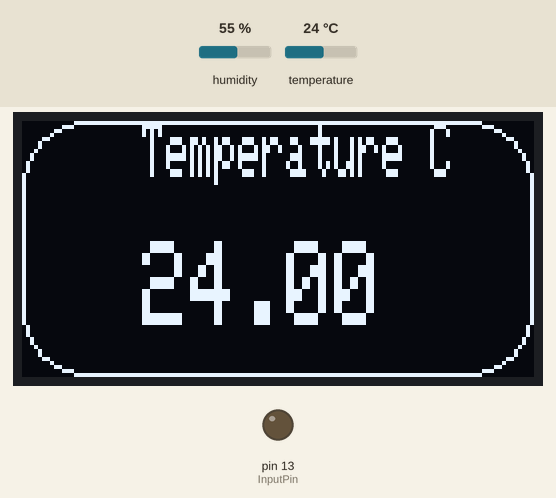
Recording of a sketch running on a simulated Arduino Uno, built for the host (arithmetic inside an expression is 32-bit, double 64-bit). Parts: 128×64 one-colour display, output pins drawn as LEDs (lit = HIGH). Inputs (shaded band) come from the test bench; at power-on: temperature 24 °C, humidity 55 %. What the sketch prints to the serial monitor is not drawn.

Above: at 1.2 s.
1.3 s: temperature set to 12 °C
At 3.0 s:
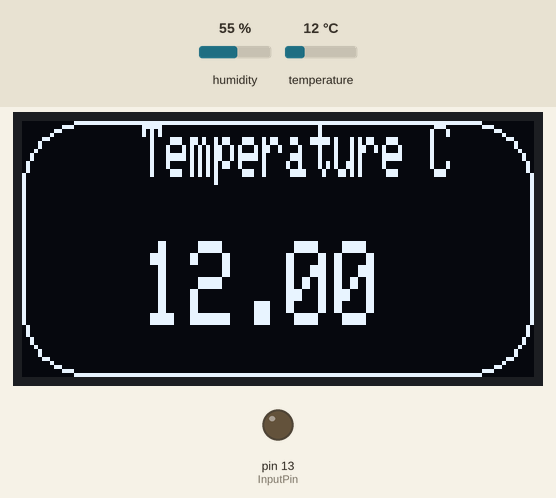
3.3 s: temperature set to 19 °C
At 4.7 s:
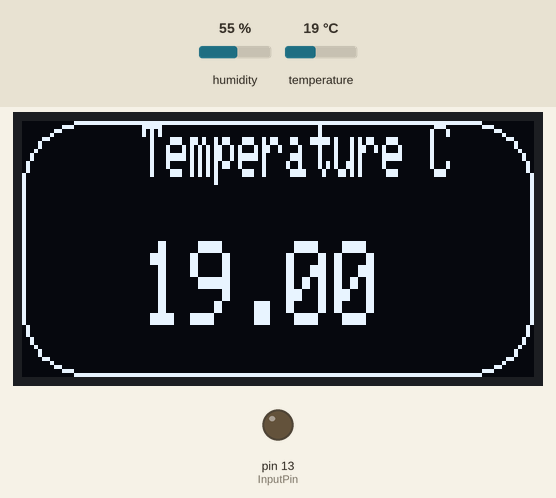
5.8 s: temperature set to 28 °C
At 7.6 s:
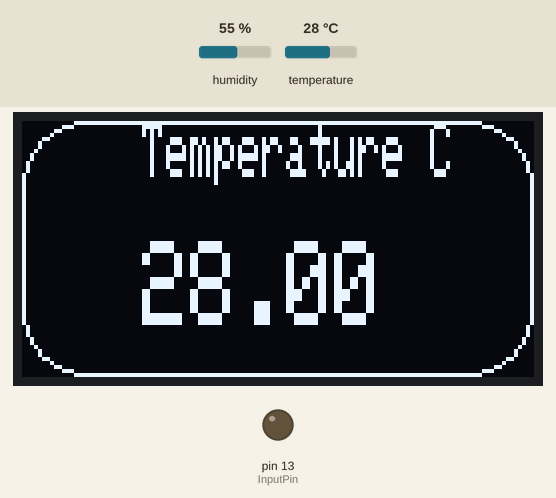
Timing chart, 0 to 9.1 s (numbered marks = the images above; inputs shaded):
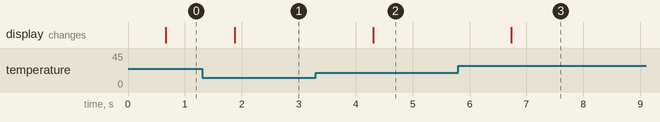

Measured:
- after the input at 1.3 s, the display: changes after 0.58 s (image 1)
- after the input at 3.3 s, the display: changes after 1.0 s (image 2)
- after the input at 5.8 s, the display: changes after 0.94 s (image 3)

The sketch:

sensorknappdisplay.ino
```cpp
#include <SPI.h>
#include <Wire.h>
#include <Adafruit_GFX.h>
#include <Adafruit_SSD1306.h>
#include <AM2320.h>

//#define SCREEN_WIDTH 128 // OLED display width, in pixels
//#define SCREEN_HEIGHT 64 // OLED display height, in pixels
#define InputPin 13

Adafruit_SSD1306 display(128, 64, &Wire,-1,400000UL,100000UL);

bool ButtonState;
float SensorTemp;
float SensorHum;

AM2320 sensor;

void setup() {
  Serial.begin(9600);
  pinMode(InputPin, INPUT);
  pinMode(LED_BUILTIN, OUTPUT);
  Wire.pins(14,12);

  display.begin(SSD1306_SWITCHCAPVCC, 0x3C);

  display.clearDisplay();

 display.setTextColor(WHITE);
 display.setTextSize(2,3);
}


void loop() {

  ButtonState = digitalRead(InputPin);
  digitalWrite(LED_BUILTIN,ButtonState);

  if (ButtonState){

  display.clearDisplay();
  display.setTextSize(1,2);
  display.setCursor(30, 0);
  display.print("Humidity %");
  display.setTextSize(2,3);
  display.setCursor(30, 30);
  display.println(SensorHum);


    for(int16_t i=0; i<display.height()/2-2; i+=40) {
    display.drawRoundRect(i, i, display.width()-2*i, display.height()-2*i,
    display.height()/4, SSD1306_WHITE);
    display.display();
    delay(1);
    }
  }
  else {
    display.clearDisplay();
    display.setTextSize(1,2);
    display.setCursor(30, 0);
    display.print("Temperature C");
    display.setTextSize(2,3);
    display.setCursor(30, 30);
    display.println(SensorTemp);

  for(int16_t i=0; i<display.height()/2-2; i+=40) {
    display.drawRoundRect(i, i, display.width()-2*i, display.height()-2*i,
      display.height()/4, SSD1306_WHITE);
    display.display();
    delay(1);
    }
  getTempHum();
  delay(500);
}
}
void getTempHum(){
  if (sensor.measure()){
  SensorTemp = sensor.getTemperature();
  display.setTextSize(1,2);
  Serial.print("Temperature: ");
  Serial.println(SensorTemp);

  SensorHum = sensor.getHumidity();
  Serial.print("Humidity: ");
  Serial.println(SensorHum);
  }
  else {
  int errorCode = sensor.getErrorCode();
  switch (errorCode) {
    case 1: Serial.println("ERR: Sensor is offline"); break;
    case 2: Serial.println("ERR: CRC validation failed."); break;
      }
    }
  }
```
